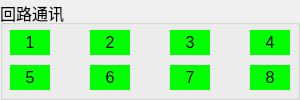
  <widget class="QGroupBox" name="groupBox_loopcommunication">
   <property name="geometry">
    <rect>
     <x>170</x>
     <y>320</y>
     <width>300</width>
     <height>100</height>
    </rect>
   </property>
   <property name="font">
    <font>
     <pointsize>12</pointsize>
    </font>
   </property>
   <property name="title">
    <string>回路通讯</string>
   </property>
   <widget class="QLabel" name="m_loopc7">
    <property name="geometry">
     <rect>
      <x>170</x>
      <y>65</y>
      <width>40</width>
      <height>25</height>
     </rect>
    </property>
    <property name="font">
     <font>
      <pointsize>12</pointsize>
     </font>
    </property>
    <property name="layoutDirection">
     <enum>Qt::LeftToRight</enum>
    </property>
    <property name="styleSheet">
     <string notr="true">background-color: rgb(0,255,0);</string>
    </property>
    <property name="text">
     <string>7</string>
    </property>
    <property name="alignment">
     <set>Qt::AlignCenter</set>
    </property>
   </widget>
   <widget class="QLabel" name="m_loopc4">
    <property name="geometry">
     <rect>
      <x>250</x>
      <y>30</y>
      <width>40</width>
      <height>25</height>
     </rect>
    </property>
    <property name="font">
     <font>
      <pointsize>12</pointsize>
     </font>
    </property>
    <property name="layoutDirection">
     <enum>Qt::LeftToRight</enum>
    </property>
    <property name="styleSheet">
     <string notr="true">background-color: rgb(0,255,0);</string>
    </property>
    <property name="text">
     <string>4</string>
    </property>
    <property name="alignment">
     <set>Qt::AlignCenter</set>
    </property>
   </widget>
   <widget class="QLabel" name="m_loopc3">
    <property name="geometry">
     <rect>
      <x>170</x>
      <y>30</y>
      <width>40</width>
      <height>25</height>
     </rect>
    </property>
    <property name="font">
     <font>
      <pointsize>12</pointsize>
     </font>
    </property>
    <property name="layoutDirection">
     <enum>Qt::LeftToRight</enum>
    </property>
    <property name="styleSheet">
     <string notr="true">background-color: rgb(0,255,0);</string>
    </property>
    <property name="text">
     <string>3</string>
    </property>
    <property name="alignment">
     <set>Qt::AlignCenter</set>
    </property>
   </widget>
   <widget class="QLabel" name="m_loopc5">
    <property name="geometry">
     <rect>
      <x>10</x>
      <y>65</y>
      <width>40</width>
      <height>25</height>
     </rect>
    </property>
    <property name="font">
     <font>
      <pointsize>12</pointsize>
     </font>
    </property>
    <property name="layoutDirection">
     <enum>Qt::LeftToRight</enum>
    </property>
    <property name="styleSheet">
     <string notr="true">background-color: rgb(0,255,0);</string>
    </property>
    <property name="text">
     <string>5</string>
    </property>
    <property name="alignment">
     <set>Qt::AlignCenter</set>
    </property>
   </widget>
   <widget class="QLabel" name="m_loopc8">
    <property name="geometry">
     <rect>
      <x>250</x>
      <y>65</y>
      <width>40</width>
      <height>25</height>
     </rect>
    </property>
    <property name="font">
     <font>
      <pointsize>12</pointsize>
     </font>
    </property>
    <property name="layoutDirection">
     <enum>Qt::LeftToRight</enum>
    </property>
    <property name="styleSheet">
     <string notr="true">background-color: rgb(0,255,0);</string>
    </property>
    <property name="text">
     <string>8</string>
    </property>
    <property name="alignment">
     <set>Qt::AlignCenter</set>
    </property>
   </widget>
   <widget class="QLabel" name="m_loopc6">
    <property name="geometry">
     <rect>
      <x>90</x>
      <y>65</y>
      <width>40</width>
      <height>25</height>
     </rect>
    </property>
    <property name="font">
     <font>
      <pointsize>12</pointsize>
     </font>
    </property>
    <property name="layoutDirection">
     <enum>Qt::LeftToRight</enum>
    </property>
    <property name="styleSheet">
     <string notr="true">background-color: rgb(0,255,0);</string>
    </property>
    <property name="text">
     <string>6</string>
    </property>
    <property name="alignment">
     <set>Qt::AlignCenter</set>
    </property>
   </widget>
   <widget class="QLabel" name="m_loopc2">
    <property name="geometry">
     <rect>
      <x>90</x>
      <y>30</y>
      <width>40</width>
      <height>25</height>
     </rect>
    </property>
    <property name="font">
     <font>
      <pointsize>12</pointsize>
     </font>
    </property>
    <property name="layoutDirection">
     <enum>Qt::LeftToRight</enum>
    </property>
    <property name="styleSheet">
     <string notr="true">background-color: rgb(0,255,0);</string>
    </property>
    <property name="text">
     <string>2</string>
    </property>
    <property name="alignment">
     <set>Qt::AlignCenter</set>
    </property>
   </widget>
   <widget class="QLabel" name="m_loopc1">
    <property name="geometry">
     <rect>
      <x>10</x>
      <y>30</y>
      <width>40</width>
      <height>25</height>
     </rect>
    </property>
    <property name="font">
     <font>
      <pointsize>12</pointsize>
     </font>
    </property>
    <property name="layoutDirection">
     <enum>Qt::LeftToRight</enum>
    </property>
    <property name="styleSheet">
     <string notr="true">background-color: rgb(0,255,0);</string>
    </property>
    <property name="text">
     <string>1</string>
    </property>
    <property name="alignment">
     <set>Qt::AlignCenter</set>
    </property>
   </widget>
  </widget>
